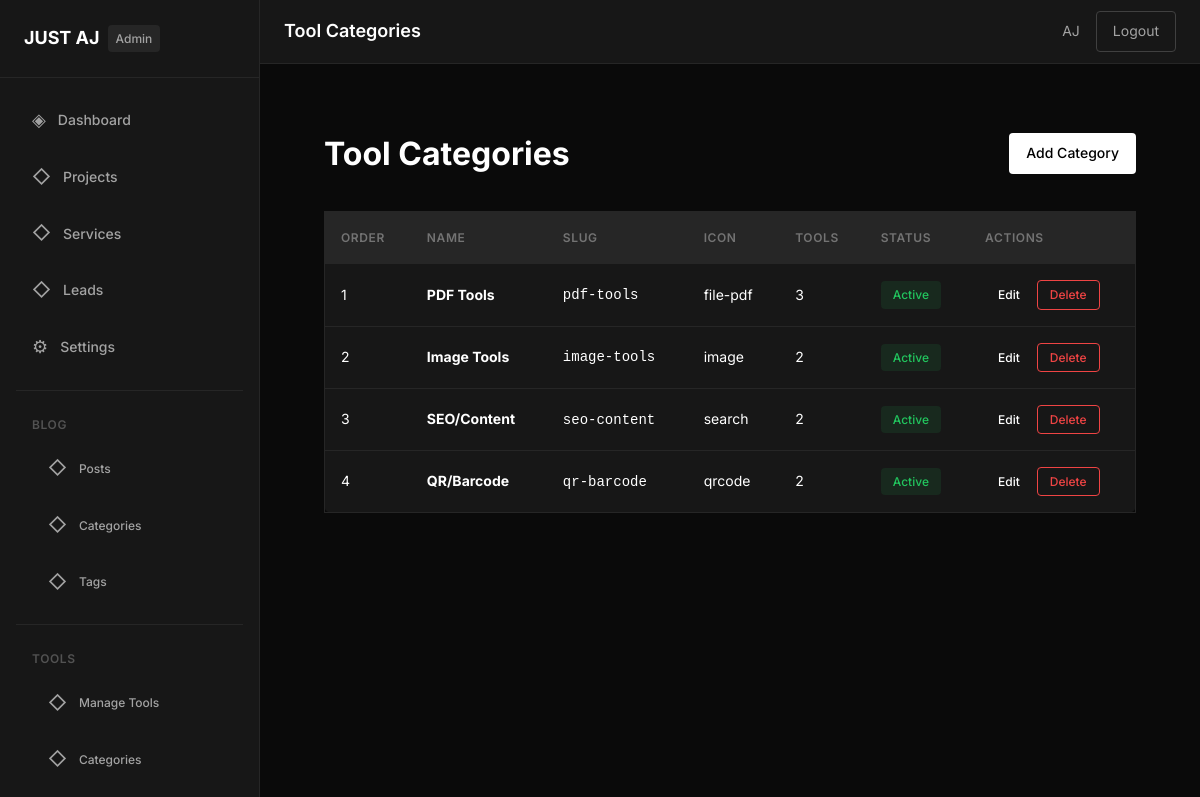
The app's page /admin/tools/categories/index.php (signed in) with its own data.
### tables this page shows
CREATE TABLE `settings` (
    `id` INT(11) NOT NULL AUTO_INCREMENT,
    `setting_key` VARCHAR(255) NOT NULL,
    `setting_value` TEXT,
    PRIMARY KEY (`id`),
    UNIQUE KEY `setting_key` (`setting_key`)
);

CREATE TABLE `tool_categories` (
    `id` INT(11) NOT NULL AUTO_INCREMENT,
    `name` VARCHAR(255) NOT NULL,
    `slug` VARCHAR(255) NOT NULL,
    `icon` VARCHAR(100),
    `description` TEXT,
    `sort_order` INT(11) DEFAULT 0,
    `status` ENUM('active', 'inactive') DEFAULT 'active',
    `created_at` TIMESTAMP DEFAULT CURRENT_TIMESTAMP,
    PRIMARY KEY (`id`),
    UNIQUE KEY `slug` (`slug`),
    KEY `sort_order` (`sort_order`)
);

### includes/functions.php (called while the page is built, shortened)
<?php
function getSetting($key, $default = '') {
    global $pdo;
    $stmt = $pdo->prepare('SELECT setting_value FROM settings WHERE setting_key = ?');
    $stmt->execute([$key]);
    $result = $stmt->fetch();
    return $result ? $result['setting_value'] : $default;
}

### admin/tools/categories/index.php (the view, shortened to what this page needs)
<?php
require_once __DIR__ . '/../../../includes/db.php';
require_once INCLUDES_PATH . '/functions.php';
$categories = $pdo->query('SELECT tc.*, COUNT(t.id) as tool_count
                           FROM tool_categories tc
                           LEFT JOIN tools t ON tc.id = t.category_id
                           GROUP BY tc.id
                           ORDER BY tc.sort_order')->fetchAll();
include INCLUDES_PATH . '/admin-header.php';
include INCLUDES_PATH . '/admin-sidebar.php';
?>
<div class="admin-content">
    <div class="page-header">
        <h1>Tool Categories</h1>
        <a href="create.php" class="btn btn-primary">Add Category</a>
    </div>
    <div class="table-container">
        <table class="data-table">
            <thead>
                <tr>
                    <th>Order</th>
                    <th>Name</th>
                    <th>Slug</th>
                    <th>Icon</th>
                    <th>Tools</th>
                    <th>Status</th>
                    <th>Actions</th>
                </tr>
            </thead>
            <tbody>
                <?php foreach ($categories as $cat): ?>
                    <tr>
                        <td><?php echo $cat['sort_order']; ?></td>
                        <td><strong><?php echo htmlspecialchars($cat['name']); ?></strong></td>
                        <td><code><?php echo htmlspecialchars($cat['slug']); ?></code></td>
                        <td><?php echo htmlspecialchars($cat['icon'] ?: '-'); ?></td>
                        <td><span class="badge"><?php echo $cat['tool_count']; ?></span></td>
                        <td>
                            <span class="status-badge <?php echo $cat['status']; ?>">
                                <?php echo ucfirst($cat['status']); ?>
                            </span>
                        </td>
                        <td class="actions">
                            <a href="edit.php?id=<?php echo $cat['id']; ?>" class="btn btn-sm">Edit</a>
                            <a href="?delete=<?php echo $cat['id']; ?>" class="btn btn-sm btn-danger" onclick="return confirm('Delete this category?')">Delete</a>
                        </td>
                    </tr>
                <?php endforeach; ?>
            </tbody>
        </table>
    </div>
</div>
<?php include INCLUDES_PATH . '/admin-footer.php'; ?>

### includes/admin-sidebar.php (shortened to what this page needs)
<aside class="admin-sidebar">
                <div class="sidebar-header">
                    <a href="<?php echo SITE_URL; ?>/admin/dashboard.php" class="sidebar-logo">
                        <span class="logo-text"><?php echo htmlspecialchars(getSetting('site_name', 'AJ OS')); ?></span>
                        <span class="logo-badge">Admin</span>
                    </a>
                </div>
                <nav class="sidebar-nav">
                    <ul class="nav-menu">
                        <li class="nav-item">
                            <a href="<?php echo SITE_URL; ?>/admin/dashboard.php" class="nav-link <?php echo $currentPage === 'dashboard' ? 'active' : ''; ?>">
                                <span class="nav-icon">◈</span>
                                Dashboard
                            </a>
                        </li>
                        <li class="nav-item">
                            <a href="<?php echo SITE_URL; ?>/admin/projects/index.php" class="nav-link <?php echo $currentPage === 'projects' ? 'active' : ''; ?>">
                                <span class="nav-icon">◇</span>
                                Projects
                            </a>
                        </li>
                        <li class="nav-item">
                            <a href="<?php echo SITE_URL; ?>/admin/services/index.php" class="nav-link <?php echo $currentPage === 'services' ? 'active' : ''; ?>">
                                <span class="nav-icon">◇</span>
                                Services
                            </a>
                        </li>
                        <li class="nav-item">
                            <a href="<?php echo SITE_URL; ?>/admin/leads/index.php" class="nav-link <?php echo $currentPage === 'leads' ? 'active' : ''; ?>">
                                <span class="nav-icon">◇</span>
                                Leads
                            </a>
                        </li>
                        <li class="nav-item">
                            <a href="<?php echo SITE_URL; ?>/admin/settings.php" class="nav-link <?php echo $currentPage === 'settings' ? 'active' : ''; ?>">
                                <span class="nav-icon">⚙</span>
                                Settings
                            </a>
                        </li>
                    </ul>
                    <div class="nav-divider"></div>
                    <p class="nav-label">Blog</p>
                    <ul class="nav-menu">
                        <li class="nav-item nav-sub">
                            <a href="<?php echo SITE_URL; ?>/admin/blog/posts/" class="nav-link <?php echo $currentPage === 'blog-posts' ? 'active' : ''; ?>">
                                <span class="nav-icon">◇</span>
                                Posts
                            </a>
                        </li>
                        <li class="nav-item nav-sub">
                            <a href="<?php echo SITE_URL; ?>/admin/blog/categories/" class="nav-link <?php echo $currentPage === 'blog-categories' ? 'active' : ''; ?>">
                                <span class="nav-icon">◇</span>
                                Categories
                            </a>
                        </li>
                        <li class="nav-item nav-sub">
                            <a href="<?php echo SITE_URL; ?>/admin/blog/tags/" class="nav-link <?php echo $currentPage === 'blog-tags' ? 'active' : ''; ?>">
                                <span class="nav-icon">◇</span>
                                Tags
                            </a>
                        </li>
                    </ul>
                    <div class="nav-divider"></div>
                    <p class="nav-label">Tools</p>
                    <ul class="nav-menu">
                        <li class="nav-item nav-sub">
                            <a href="<?php echo SITE_URL; ?>/admin/tools/tools/" class="nav-link <?php echo $currentPage === 'tools-manage' ? 'active' : ''; ?>">
                                <span class="nav-icon">◇</span>
                                Manage Tools
                            </a>
                        </li>
                        <li class="nav-item nav-sub">
                            <a href="<?php echo SITE_URL; ?>/admin/tools/categories/" class="nav-link <?php echo $currentPage === 'tool-categories' ? 'active' : ''; ?>">
                                <span class="nav-icon">◇</span>
                                Categories
                            </a>
                        </li>
                    </ul>
                </nav>
            </aside>

### assets/css/admin.css (style rules this page uses)
*, *::before, *::after { box-sizing: border-box; margin: 0; padding: 0; }
:root { --color-black: #000000; --color-white: #ffffff; --color-gray-100: #f5f5f5; --color-gray-200: #e5e5e5; --color-gray-300: #d4d4d4; --color-gray-400: #a3a3a3; --color-gray-500: #737373; --color-gray-600: #525252; --color-gray-700: #404040; --color-gray-800: #262626; --color-gray-900: #171717; --color-dark: #0a0a0a; --font-family: 'Inter', -apple-system, BlinkMacSystemFont, sans-serif; --font-size-xs: 0.75rem; --font-size-sm: 0.875rem; --font-size-base: 1rem; --font-size-lg: 1.125rem; --font-size-xl: 1.25rem; --font-size-2xl: 1.5rem; --font-size-3xl: 1.875rem; --spacing-1: 0.25rem; --spacing-2: 0.5rem; --spacing-3: 0.75rem; --spacing-4: 1rem; --spacing-5: 1.25rem; --spacing-6: 1.5rem; --spacing-8: 2rem; --spacing-10: 2.5rem; --border-radius: 4px; --border-radius-lg: 8px; --transition-fast: 150ms ease; --transition-base: 250ms ease; --sidebar-width: 260px; --header-height: 64px; }
html { scroll-behavior: smooth; }
body { font-family: var(--font-family); font-size: var(--font-size-base); line-height: 1.6; color: var(--color-white); background-color: var(--color-dark); -webkit-font-smoothing: antialiased; }
a { color: inherit; text-decoration: none; }
.admin-sidebar { position: fixed; top: 0; left: 0; width: var(--sidebar-width); height: 100vh; background-color: var(--color-gray-900); border-right: 1px solid var(--color-gray-800); overflow-y: auto; z-index: 100; transition: transform var(--transition-base); }
.sidebar-header { padding: var(--spacing-6); border-bottom: 1px solid var(--color-gray-800); }
.sidebar-logo { display: flex; align-items: center; gap: var(--spacing-2); }
.sidebar-logo .logo-text { font-size: var(--font-size-lg); font-weight: 700; }
.sidebar-logo .logo-badge { font-size: var(--font-size-xs); font-weight: 500; padding: var(--spacing-1) var(--spacing-2); background-color: var(--color-gray-800); border-radius: var(--border-radius); color: var(--color-gray-400); }
.sidebar-nav { padding: var(--spacing-4); }
.nav-menu { list-style: none; }
.nav-item { margin-bottom: var(--spacing-1); }
.nav-link { display: flex; align-items: center; gap: var(--spacing-3); padding: var(--spacing-3) var(--spacing-4); font-size: var(--font-size-sm); font-weight: 500; color: var(--color-gray-400); border-radius: var(--border-radius); transition: all var(--transition-fast); }
.nav-icon { font-size: var(--font-size-lg); }
.nav-divider { height: 1px; background-color: var(--color-gray-800); margin: var(--spacing-4) 0; }
.nav-label { font-size: var(--font-size-xs); font-weight: 600; text-transform: uppercase; letter-spacing: 0.05em; color: var(--color-gray-600); padding: var(--spacing-2) var(--spacing-4); }
.nav-sub .nav-link { padding-left: var(--spacing-8); font-size: var(--font-size-xs); }
.admin-content { flex: 1; padding: var(--spacing-8); }
.table-container { overflow-x: auto; }
.data-table { width: 100%; border-collapse: collapse; background-color: var(--color-gray-900); border: 1px solid var(--color-gray-800); border-radius: var(--border-radius-lg); }
.data-table th, .data-table td { padding: var(--spacing-4); text-align: left; border-bottom: 1px solid var(--color-gray-800); }
.data-table th { font-size: var(--font-size-xs); font-weight: 600; text-transform: uppercase; letter-spacing: 0.05em; color: var(--color-gray-500); background-color: var(--color-gray-800); }
.data-table td { font-size: var(--font-size-sm); }
.data-table tr:last-child td { border-bottom: none; }
.btn { display: inline-flex; align-items: center; justify-content: center; padding: var(--spacing-2) var(--spacing-4); font-family: var(--font-family); font-size: var(--font-size-sm); font-weight: 500; border-radius: var(--border-radius); border: 1px solid transparent; cursor: pointer; transition: all var(--transition-fast); text-decoration: none; }
.btn-primary { background-color: var(--color-white); color: var(--color-black); }
.btn-sm { padding: var(--spacing-1) var(--spacing-3); font-size: var(--font-size-xs); }
.btn-danger { background-color: transparent; color: #ef4444; border-color: #ef4444; }
.status-badge { display: inline-block; padding: var(--spacing-1) var(--spacing-3); font-size: var(--font-size-xs); font-weight: 500; border-radius: var(--border-radius); }
.status-badge.active { background-color: rgba(34, 197, 94, 0.1); color: #22c55e; }
.page-header { display: flex; align-items: center; justify-content: space-between; margin-bottom: var(--spacing-8); }

### records on screen
settings: setting_value "JUST AJ"
tool_categories: sort_order "1", name "PDF Tools", slug "pdf-tools", icon "file-pdf", tool_count "3", status "Active"
tool_categories: sort_order "2", name "Image Tools", slug "image-tools", icon "image", tool_count "2", status "Active"
tool_categories: sort_order "3", name "SEO/Content", slug "seo-content", icon "search", tool_count "2", status "Active"
tool_categories: sort_order "4", name "QR/Barcode", slug "qr-barcode", icon "qrcode", tool_count "2", status "Active"

### other values on screen
$pageTitle "Tool Categories"
$currentAdmin['name'] "AJ"
